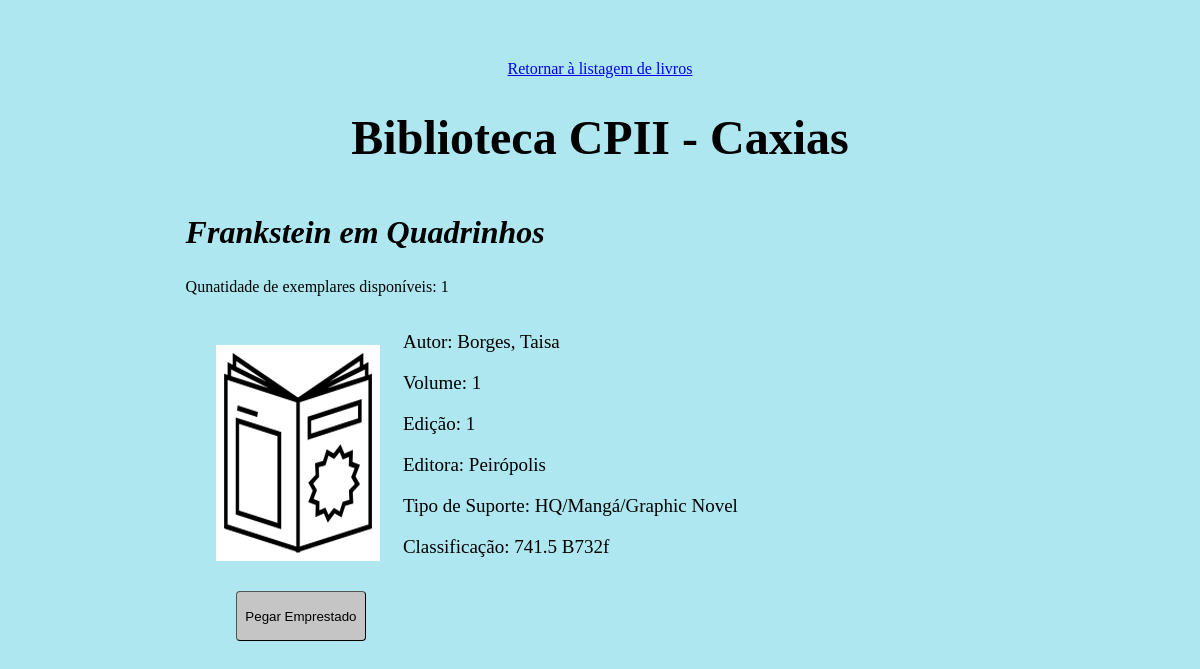
Screenshot of /Alexandr_IA/Livro/detalhesLivro.php?idLivro=2 with the database file from the repository.
### tables this page shows
CREATE TABLE livro(

    id INT NOT NULL PRIMARY KEY AUTO_INCREMENT,
    autor VARCHAR(255) NOT NULL,
    titulo VARCHAR(127) NOT NULL,
    edicao VARCHAR(31) NOT NULL,
    editora VARCHAR(31),
    volume VARCHAR(15),
    exemplar INT NOT NULL,
	  classificacao VARCHAR(34) NOT NULL,
	  aquisicao DATE NOT NULL,
	  observacao VARCHAR(144)

);

### Alexandr_IA/Modelo/TabelaLivros.php (called while the page is built, shortened)
<?php
	function DetalhaLivro($id){
		$bd = CriaConexãoBd();
		$sql = $bd -> prepare('SELECT * FROM livro WHERE id = :id');
		$sql -> bindValue(':id', $id);
		$sql -> execute();
		$sql = $sql -> fetch();
		return($sql);
	}
	function HQ($id){
		$bd = CriaConexãoBd();
		$sql = $bd -> prepare('SELECT classificacao FROM livro WHERE classificacao LIKE :string AND id = :id');
		$sql -> bindValue(':string', '741.5%');
		$sql -> bindValue(':id', $id);
		$sql -> execute();
		$sql = $sql -> fetch();
		$sql = $sql['classificacao'];
		return($sql);
	}
?>

### Alexandr_IA/Modelo/TabelaEmprestimo.php (called while the page is built, shortened)
<?php
  function ExemplaresDisponiveis($id_livro){
    $bd = CriaConexãoBd();
    $sql = $bd -> prepare('SELECT id FROM emprestimo WHERE livro = :id_livro AND _data_devolucao IS NULL;');
    $sql -> bindValue('id_livro', $id_livro);
    $sql -> execute();
    $emprestados = $sql -> rowCount();
    $bd = CriaConexãoBd();
    $sql = $bd -> prepare('SELECT exemplar FROM livro WHERE id = :id_livro');
    $sql -> bindValue('id_livro', $id_livro);
    $sql -> execute();
    $sql = $sql -> fetch();
    $total = $sql['exemplar'];
    $qtd_disponivel = $total - $emprestados;
    return($qtd_disponivel);
  }
?>

### Alexandr_IA/Modelo/TabelaUsuários.php (called while the page is built, shortened)
<?php
	function TipoUsuario($id){
		$bd = CriaConexãoBd();
		$sql = $bd -> prepare('SELECT id FROM bibliotecario WHERE id = :id');
		$sql -> bindValue(':id', $id);
		$sql -> execute();
		if ($sql -> rowCount() == 1){
			$tipo = 1;
		} else {
			$tipo = 0;
			}
		return($tipo);
	}
?>

### Alexandr_IA/Livro/detalhesLivro.php (the view, shortened to what this page needs)
<?php
	$idLivro = $_SESSION['idLivro'];
	require_once('../Modelo/TabelaLivros.php');
	require_once('../Modelo/TabelaUsuários.php');
	require_once('../Modelo/TabelaEmprestimo.php');
	$livro = DetalhaLivro($idLivro);
	$titulo = $livro['titulo'];
	$email = $_SESSION['emailUsuarioLogado'];
	$dadosUsuario = InfosUsuario($email);
	$id = $dadosUsuario['id'];
	$tipoUsuario = TipoUsuario($id);
	$qtd_exemplares = ExemplaresDisponiveis($idLivro);
	$jaEmprestado = 0;
	$reservaFeita = FALSE;
?>
<html>
	<head>
		<link rel="stylesheet" type="text/css" href="../ArquivosStyle/FolhaDeEstilo.css">
	</head>
	<body>
		<center><a href="listagemDeLivros.php?stringPesquisada=<?php if(!empty($_SESSION['stringPesquisada'])){echo($_SESSION['stringPesquisada']);} ?>">Retornar à listagem de livros</a></center>
		<h1>Biblioteca CPII - Caxias</h1>
		<div id="infos">
			<h2><i><?php echo($titulo)?></i></h2>
			<p>Qunatidade de exemplares disponíveis: <?php echo($qtd_exemplares); ?></p>
			<div id='BordaLivro'>
				<?php
					$tipo = VerificaTipo($livro['id']);
					$img = null;
					if($tipo == 'CD'){
						$img = $tipo;
					} else if($tipo == 'DVD') {
						$img = $tipo;
					} else if($tipo == 'Cordel'){
						$img = $tipo;
					} else if($tipo == 'Braille'){
						$img = $tipo;
					} else if($tipo == 'Audiolivro'){
						$img = $tipo;
					} else if($tipo == 'Edição com fonte ampliada'){
						$img = 'fonteAmpliada';
					} else if( HQ($livro['id']) == true ){
						$img = 'hq';
						$tipo = 'HQ/Mangá/Graphic Novel';
					} else {
						$img = 'livro';
						$tipo = 'Livro';
					}
					$img = strtolower($img);
					echo(' <img src="../Imagens/icon_'.$img.'.png"> ');
				?>
			</div>
			<div id="displayed">
				<p>Autor:
				<?php echo($livro['autor']);?>
				</p>
				<?php
					if( empty($livro['volume']) == false){
						echo('<p> Volume: '.$livro['volume'].'</p>');
					}
				?>
				<p>Edição:
				<?php echo($livro['edicao']);?>
				</p>
				<?php
					if( empty($livro['editora']) == false){
						echo('<p> Editora: '.$livro['editora'].'</p>');
					}
				?>
				<?php echo('<p>Tipo de Suporte: '.$tipo.'</p>') ?>
				<p>
					Classificação: <?php echo($livro['classificacao']);?>
				</p>
			</div>
			<?php
			$ban = '';
				if ($tipoUsuario == 0){
					if($jaEmprestado == 1){
						echo('
					<form class="enviar" method="post" action="cancelaEmprestimo.php">
						<input type="hidden" value="'.$dadosUsuario['id'].'" name="id_usuario">
						<input type="hidden" value="'.$livro['id'].'" name="id_livro">
						<input type="submit" value="Cancelar Emprestimo" id="amazing_button"'.$ban.'>
					</form>
						');
					} else if ($qtd_exemplares != 0){
						echo('
					<form class="enviar" method="post" action="empresta.php">
						<input type="hidden" value="'.$dadosUsuario['id'].'" name="id_usuario">
						<input type="hidden" value="'.$livro['id'].'" name="id_livro">
						<input type="submit" value="Pegar Emprestado" id="amazing_button"'.$ban.'>
					</form>
						');
						}
				}
			?>
		</div>
	</body>
</html>

### Alexandr_IA/ArquivosStyle/FolhaDeEstilo.css (style rules this page uses)
body { margin-top:10%; background-color: rgb(174,231,240); text-align: center; }
h1 { font-size: 48px; margin-bottom: -10px; }
#amazing_button { margin-top: 1.5%; border-color: black; border-width: 1px; width: 130px; height: 50px; background-color: #c5c5c5; border-radius: 4px; }

### Alexandr_IA/Livro/detalhesLivro.php (style rules this page uses)
body { margin-top: 5%; text-align: left; }
h1 { text-align: center; font-family: "Times New Roman", Times, serif; }
#infos { margin-left: 15%; margin-top: 5%; }
#BordaLivro { padding: 8px; margin-right: -1px; background-color: white; display: inline-block; margin-left: 3%; }
h2 { font-size: 32px; font-family: "Times New Roman", Times, serif; }
#displayed { display: inline-block; margin-left: 2%; padding-bottom: -1px; font-size: 19px; }
.enviar { margin-left: 5%; }

### rows the page displays
livro: titulo "Frankstein em Quadrinhos", exemplar "1", autor "Borges, Taisa", volume "1", edicao "1", editora "Peirópolis", tipo "HQ/Mangá/Graphic Novel", classificacao "741.5 B732f"
